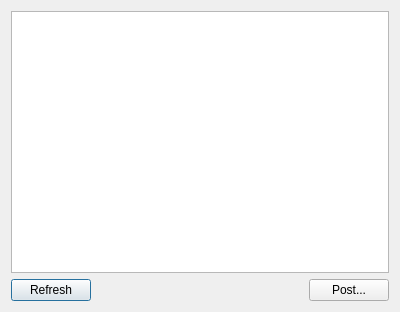
<?xml version="1.0" encoding="UTF-8"?>
<ui version="4.0">
 <class>DialogLinearNews</class>
 <widget class="QDialog" name="DialogLinearNews">
  <property name="geometry">
   <rect>
    <x>0</x>
    <y>0</y>
    <width>400</width>
    <height>312</height>
   </rect>
  </property>
  <property name="minimumSize">
   <size>
    <width>400</width>
    <height>300</height>
   </size>
  </property>
  <property name="windowTitle">
   <string>Linear News</string>
  </property>
  <layout class="QGridLayout" name="gridLayout">
   <item row="0" column="0" colspan="3">
    <widget class="QPlainTextEdit" name="plainTextEdit">
     <property name="font">
      <font>
       <family>Courier</family>
      </font>
     </property>
     <property name="readOnly">
      <bool>true</bool>
     </property>
    </widget>
   </item>
   <item row="1" column="0">
    <widget class="QPushButton" name="buttonRefresh">
     <property name="text">
      <string>Refresh</string>
     </property>
    </widget>
   </item>
   <item row="1" column="1">
    <spacer name="horizontalSpacer">
     <property name="orientation">
      <enum>Qt::Horizontal</enum>
     </property>
     <property name="sizeHint" stdset="0">
      <size>
       <width>217</width>
       <height>20</height>
      </size>
     </property>
    </spacer>
   </item>
   <item row="1" column="2">
    <widget class="QPushButton" name="buttonPost">
     <property name="text">
      <string>Post...</string>
     </property>
    </widget>
   </item>
  </layout>
 </widget>
 <resources/>
 <connections/>
</ui>
